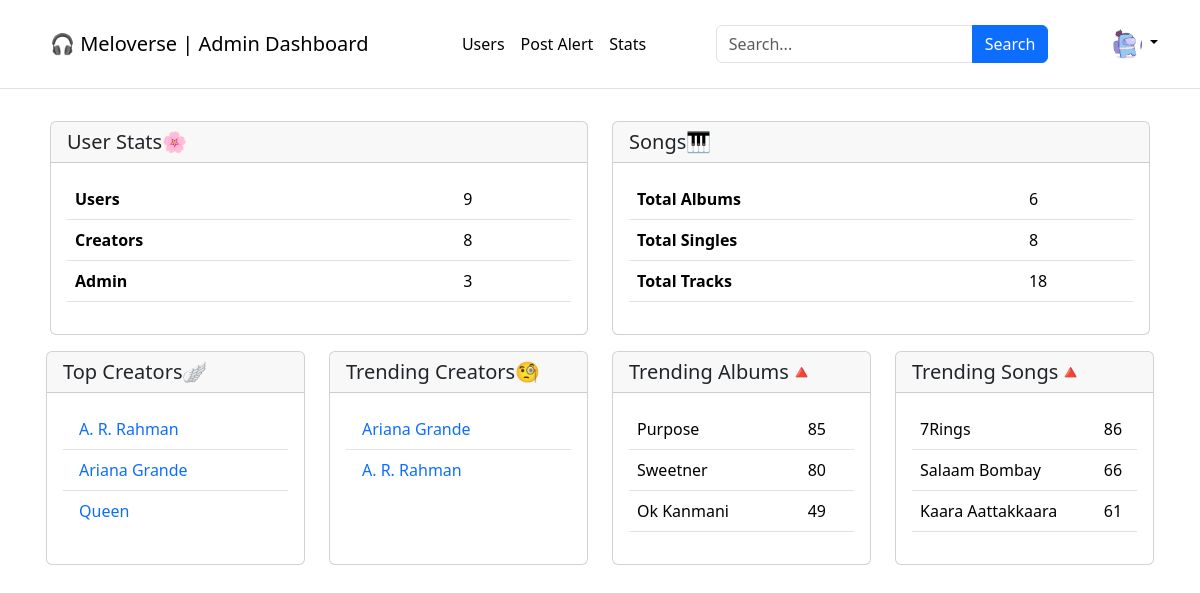
/admin/6/home (signed in), run on an earlier commit of the app's database.
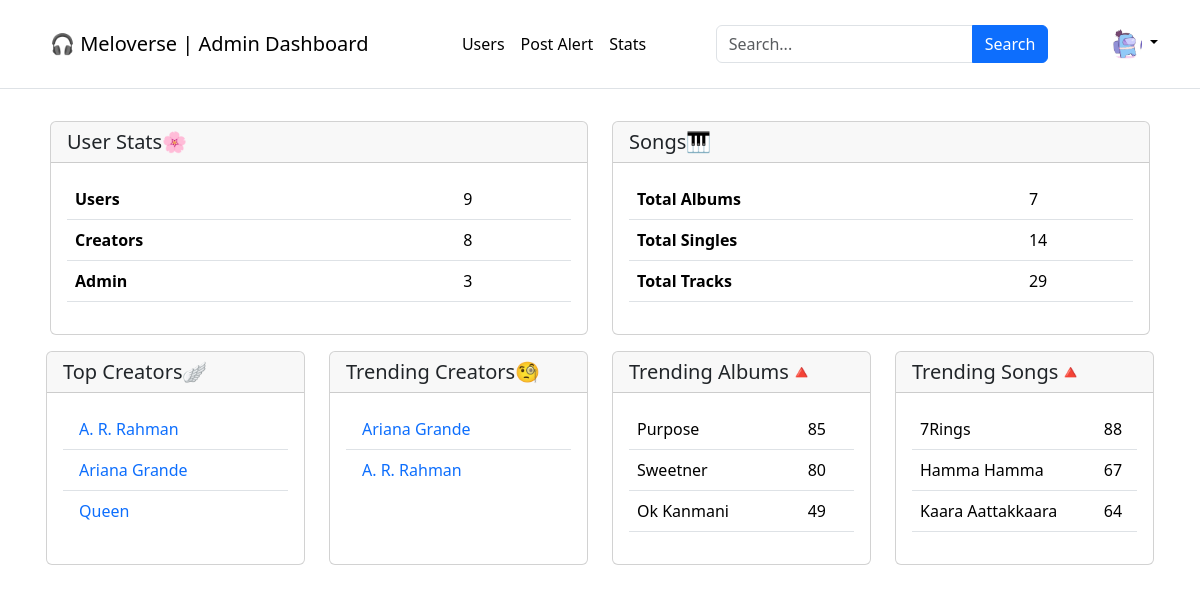
And on a later commit of the database.
### application/models.py (models this page shows)
class Tracks(db.Model):
    __tablename__ = "tracks"
    track_id = db.Column(db.Integer, primary_key=True, autoincrement=True)
    track_name = db.Column(db.String, nullable=False)
    artists = db.Column(db.String)
    creator_id = db.Column(db.String, db.ForeignKey("creator.creator_name"))
    track_file = db.Column(db.String, nullable=False)
    genre = db.Column(db.String)
    lyrics = db.Column(db.String)
    duration = db.Column(db.String)
    date_created = db.Column(db.Date)
    album_id = db.Column(db.Integer, default=0)
    likes = db.Column(db.Integer, default=0)
    dislikes = db.Column(db.Integer, default=0)
    plays = db.Column(db.Integer, default=0)

### application/app_controllers/admin.py (the view)
@admin.route("/admin/<user>/home", methods=["GET", "POST"])
@login_required
def admin_dashboard(user):
    user_count = Users.query.count()
    admin_count = Users.query.filter_by(role="admin").count()
    creator_count = Creator.query.count()
    album_count = Album.query.count()
    tracks_count = Tracks.query.count()
    singles_count = Tracks.query.filter_by(album_id="0").count()
    top_creators = Creator.query.order_by(desc(Creator.followers)).limit(3).all()
    lastest_record = usage_timeline.query.order_by(
        usage_timeline.timeline_id.desc()
    ).first()
    lastest_record_date = lastest_record.date_time
    trends_start_date = lastest_record_date - timedelta(days=7)
    song_trends = (
        db.session.query(usage_timeline.track_id, func.count().label("count"))
        .filter(usage_timeline.date_time >= trends_start_date)
        .group_by(usage_timeline.track_id)
        .order_by(func.count().desc())
        .limit(3)
        .all()
    )
    album_trends = (
        db.session.query(usage_timeline.album_id, func.count().label("count"))
        .filter(usage_timeline.date_time >= trends_start_date)
        .group_by(usage_timeline.album_id)
        .order_by(func.count().desc())
        .limit(4)
        .all()
    )
    trending_creators = dict()
    trending_songs = dict()
    trending_albums = dict()
    for track_id, count in song_trends:
        track_info = (
            db.session.query(Tracks, Creator)
            .filter(Tracks.track_id == track_id)
            .join(Creator, Creator.creator_id == Tracks.creator_id)
            .first()
        )
        trending_creators[
            track_info.Creator.creator_name
        ] = track_info.Creator.creator_id
        trending_songs[track_info.Tracks.track_name] = count
    for album_id, count in album_trends:
        if album_id != 0:
            album_info = db.session.query(Album).filter_by(album_id=album_id).first()
            trending_albums[album_info.album_name] = count
    return render_template(
        "admin/admin_dashboard.html",
        user_count=user_count,
        admin_count=admin_count,
        creator_count=creator_count,
        album_count=album_count,
        tracks_count=tracks_count,
        singles_count=singles_count,
        top_creators=top_creators,
        trending_creators=trending_creators,
        trending_albums=trending_albums,
        trending_songs=trending_songs,
    )

### application/app_controllers/auth.py (called while the page is built)
@login_manager.user_loader
def loader_user(user_id):
    return Users.query.get(user_id)

### templates/admin/admin_dashboard.html (shortened to what the changed rows need)
{% extends './base.html' %}
{% block head %}
<link rel="stylesheet" href="{{ url_for('static', filename='styles/headerfooter.css') }}">
{% endblock %}
{% block body %}
<main class="flex-shrink-0">
  <div class="container">
    <section class="mx-2 my-3">
      <div class="row row-cols-2">
        <div class="col">
          <div class="card h-100">
            <div class="card-body">
              <table class="table table-hover">
                <tr>
                  <th scope="col">Users</th>
                </tr>
                <tr>
                  <th scope="col">Creators</th>
                </tr>
                <tr>
                  <th scope="col">Admin</th>
                </tr>
              </table>
            </div>
          </div>
        </div>
        <div class="col">
          <div class="card h-100">
            <div class="card-body">
              <table class="table table-hover">
                <tr>
                  <th>Total Albums</th>
                  <td>{{ album_count }}</td>
                </tr>
                <tr>
                  <th>Total Singles</th>
                  <td>{{ singles_count }}</td>
                </tr>
                <tr>
                  <th>Total Tracks</th>
                  <td>{{ tracks_count }}</td>
                </tr>
              </table>
            </div>
          </div>
        </div>
      </div>
    </section>
    <section class="mx-1 my-2">
      <div class="row row-cols-4">
        <div class="col">
          <div class="card h-100">
            <div class="card-body">
              {% if trending_songs %}
              <table class="table table-hover">
                <tbody>
                  {% for song, count in trending_songs.items() %}
                  <tr>
                    <td>{{ song }}</td>
                    <td>{{ count }}</td>
                  </tr>
                  {% endfor %}
                </tbody>
              </table>
              {% endif %}
            </div>
          </div>
        </div>
      </div>
    </section>
  </div>
</main>
{% endblock %}
{% block footer %}
<br>
{% endblock %}

What changed in the data, as far as the page shows it:
changed Tracks "7Rings": plays "86" → "88"
changed Tracks: track_name "Salaam Bombay" → "Hamma Hamma"; plays "66" → "67"
changed Tracks "Kaara Aattakkaara": plays "61" → "64"
Also different on the page:
{{ album_count }}: "6" → "7"
{{ singles_count }}: "8" → "14"
{{ tracks_count }}: "18" → "29"
